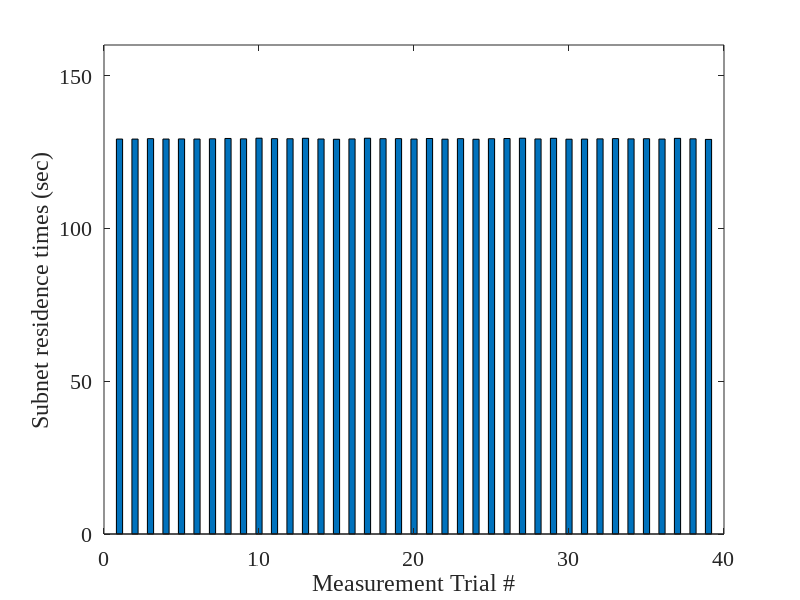

Reproduce this figure in MATLAB.
% Bar chart code

function City_Street_Tr

load Tr.txt
 y1 = Tr(:,1);
% y1 = y1 /60;

mean_y1 = mean(y1);
txt = sprintf('mean = %f', mean_y1);
disp(txt);

plot_bar(y1);
end

%--------plot bar chart-----------------------------
function plot_bar (y)

   % bar(y, 'k') ;
    bar(y, 0.4) ;
      axis([0, 40, 0, 160]);
    fs = 16;
    fn = 'Times New Roman';
    set(gca,'FontSize',fs,'FontName',fn);
    xlabel('Measurement Trial #');
   ylabel('Subnet residence times (sec)');
end
%-------------------------------------------------
